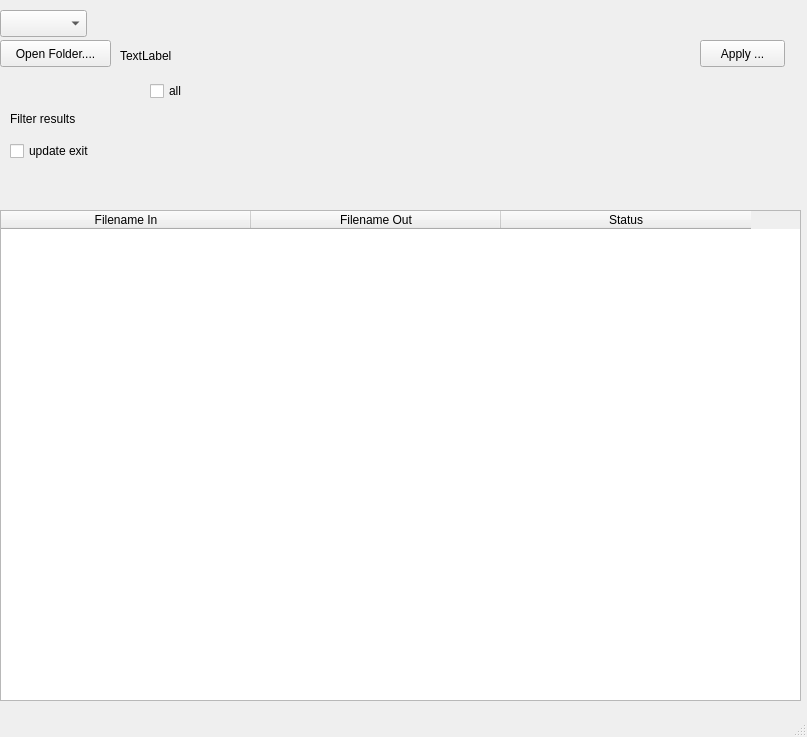
<?xml version="1.0" encoding="UTF-8"?>
<ui version="4.0">
    <class>MainWindow</class>
    <widget class="QMainWindow" name="MainWindow">
        <property name="geometry">
            <rect>
                <x>0</x>
                <y>0</y>
                <width>807</width>
                <height>737</height>
            </rect>
        </property>
        <property name="windowTitle">
            <string>Renamer</string>
        </property>
        <widget class="QWidget" name="centralwidget">
            <widget class="QPushButton" name="pushButton_openFolder">
                <property name="geometry">
                    <rect>
                        <x>0</x>
                        <y>40</y>
                        <width>111</width>
                        <height>27</height>
                    </rect>
                </property>
                <property name="text">
                    <string>Open Folder....</string>
                </property>
            </widget>
            <widget class="QLabel" name="label_dirpath">
                <property name="geometry">
                    <rect>
                        <x>120</x>
                        <y>40</y>
                        <width>481</width>
                        <height>31</height>
                    </rect>
                </property>
                <property name="text">
                    <string>TextLabel</string>
                </property>
            </widget>
            <widget class="QPushButton" name="pushButton_applyName">
                <property name="geometry">
                    <rect>
                        <x>700</x>
                        <y>40</y>
                        <width>85</width>
                        <height>27</height>
                    </rect>
                </property>
                <property name="text">
                    <string>Apply ...</string>
                </property>
            </widget>
            <widget class="QTableWidget" name="table_result">
                <property name="geometry">
                    <rect>
                        <x>0</x>
                        <y>210</y>
                        <width>801</width>
                        <height>491</height>
                    </rect>
                </property>
                <property name="acceptDrops">
                    <bool>true</bool>
                </property>
                <property name="dragDropOverwriteMode">
                    <bool>true</bool>
                </property>
                <property name="sortingEnabled">
                    <bool>true</bool>
                </property>
                <property name="columnCount">
                    <number>3</number>
                </property>
                <attribute name="horizontalHeaderVisible">
                    <bool>true</bool>
                </attribute>
                <attribute name="horizontalHeaderCascadingSectionResizes">
                    <bool>true</bool>
                </attribute>
                <attribute name="horizontalHeaderDefaultSectionSize">
                    <number>250</number>
                </attribute>
                <attribute name="horizontalHeaderShowSortIndicator" stdset="0">
                    <bool>true</bool>
                </attribute>
                <attribute name="horizontalHeaderStretchLastSection">
                    <bool>false</bool>
                </attribute>
                <attribute name="verticalHeaderCascadingSectionResizes">
                    <bool>true</bool>
                </attribute>
                <column>
                    <property name="text">
                        <string>Filename In</string>
                    </property>
                </column>
                <column>
                    <property name="text">
                        <string>Filename Out</string>
                    </property>
                </column>
                <column>
                    <property name="text">
                        <string>Status</string>
                    </property>
                </column>
            </widget>
            <widget class="QLabel" name="label_filter_results">
                <property name="geometry">
                    <rect>
                        <x>10</x>
                        <y>110</y>
                        <width>111</width>
                        <height>17</height>
                    </rect>
                </property>
                <property name="text">
                    <string>Filter results</string>
                </property>
            </widget>
            <widget class="QWidget" name="filters_widget" native="true">
                <property name="geometry">
                    <rect>
                        <x>130</x>
                        <y>80</y>
                        <width>211</width>
                        <height>111</height>
                    </rect>
                </property>
                <widget class="QCheckBox" name="checkBox_all">
                    <property name="geometry">
                        <rect>
                            <x>20</x>
                            <y>0</y>
                            <width>86</width>
                            <height>22</height>
                        </rect>
                    </property>
                    <property name="text">
                        <string>all</string>
                    </property>
                </widget>
            </widget>
            <widget class="QComboBox" name="comboBox_tags">
                <property name="geometry">
                    <rect>
                        <x>0</x>
                        <y>10</y>
                        <width>87</width>
                        <height>27</height>
                    </rect>
                </property>
            </widget>
            <widget class="QCheckBox" name="checkBox_exif">
                <property name="geometry">
                    <rect>
                        <x>10</x>
                        <y>140</y>
                        <width>101</width>
                        <height>22</height>
                    </rect>
                </property>
                <property name="text">
                    <string>update exit</string>
                </property>
            </widget>
        </widget>
        <widget class="QMenuBar" name="menubar">
            <property name="geometry">
                <rect>
                    <x>0</x>
                    <y>0</y>
                    <width>807</width>
                    <height>20</height>
                </rect>
            </property>
        </widget>
        <widget class="QStatusBar" name="statusbar"/>
    </widget>
    <resources/>
    <connections/>
</ui>
